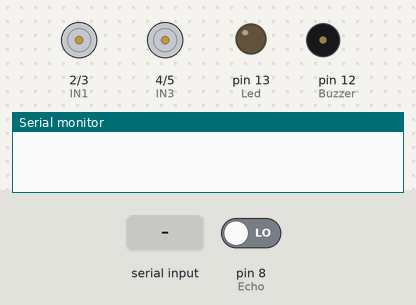
This sketch was run on a simulated Arduino Uno, built with avr-gcc and run on an emulated ATmega328P. Shown: motor-driver pin pairs drawn as motors (green arrow = first pin HIGH = forward, orange = second pin HIGH = backward, longer = more drive, scaled by the enable pin), output pins drawn as LEDs (lit = HIGH), buzzer (waves = sounding, pin HIGH), the last lines printed to the serial monitor. Inputs (shaded band) come from the test bench; at power-on: pin 8 (Echo) LOW. Pins used as bus, display or sensor lines are not drawn.

Above: at 1.2 s.
1.3 s: "3" received over the second serial link
At 3.5 s:
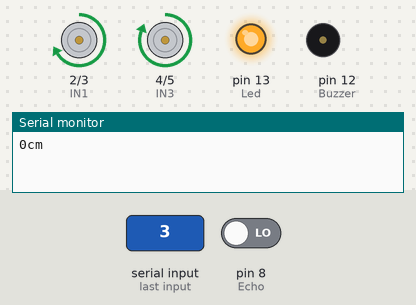
3.8 s: "2" received over the second serial link
At 4.3 s:
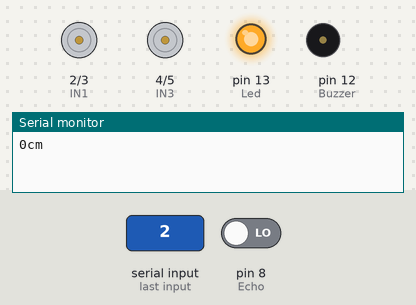
5.3 s: "7" received over the second serial link
At 6.5 s:
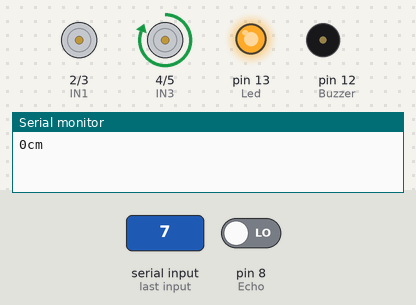
6.8 s: "4" received over the second serial link
At 7.8 s:
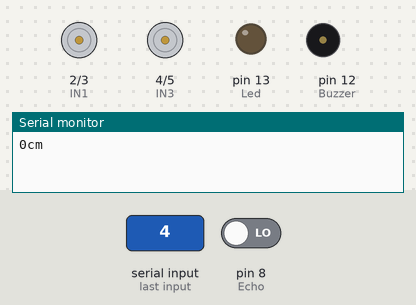
8.3 s: "5" received over the second serial link
At 8.9 s:
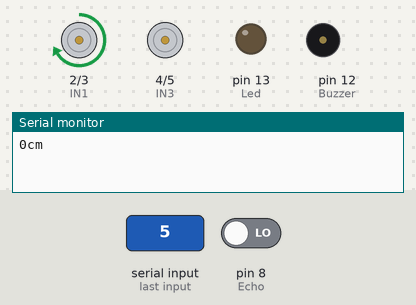
9.8 s: "1" received over the second serial link
At 10.1 s:
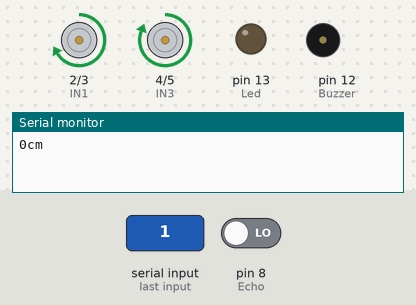
Timing chart, 0 to 12.3 s (numbered marks = the images above; inputs shaded):
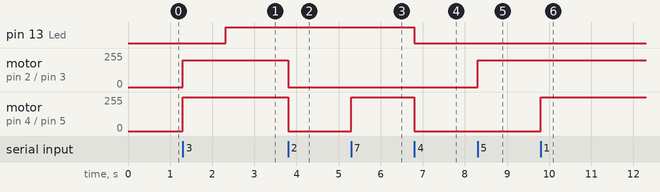

The sketch:

Control_Carro.ino
```cpp
#include <SoftwareSerial.h>
//Creación del Objeto Bluetooth
SoftwareSerial Bluetooth(10,11); //Pin 10 TX de Bluetooth, Pin 11 RX de bluetooth
//Varibles
char Texto=0;
int Velocidad = 200;
const int IN1 = 2;
const int IN2 = 3;
const int IN3 = 4;
const int IN4 = 5;
const int ENA = 6;
const int ENB = 7;
long Duracion, Distancia;
const int Echo = 8;
const int Trig = 9;
const int Buzzer = 12;
const int Led = 13;


//Setup
void setup() {
  Serial.begin(9600);
  Bluetooth.begin(38400);
  Inicializar_Pines(ENA,IN2,IN1,ENB,IN4,IN3,Echo,Trig,Buzzer,Led);
}

void loop() {
  if(Bluetooth.available()){
    Texto = Bluetooth.read();
    //Avanzar
    if((Texto=='1')){
      Adelante(Velocidad,ENA,IN2,IN1,ENB,IN4,IN3);
    }

    //Parar Avance
    if((Texto == '2')){
      Apagar(ENA,ENB);
    }

    //Derecha
    if(Texto == '7'){
      IrIzquierda(Velocidad,ENB,IN4,IN3);
    }

    //Parar Derecha
    if(Texto == '8'){
      Apagar(ENA,ENB);
    }

    //Izquierda
    if(Texto == '5'){
      IrDerecha(Velocidad,ENA,IN2,IN1);
    }

    //Parar Izquierda
    if(Texto == '6'){
      Apagar(ENA,ENB);
    }

    //Atras
    if(Texto == '3'){
      Retroceder(Velocidad,ENA,IN1, IN2,ENB,IN3,IN4);
      Sensor(Duracion,Distancia,Echo,Trig,Buzzer);
      Prender_Led(Led);
    }

    // Parar Atras
    if(Texto == '4'){
      Apagar(ENA,ENB);
      Apagar_Led(Led);
    }

  }

}


void Inicializar_Pines(int ENA, int IN1, int IN2, int ENB, int IN3, int IN4,int Echo, int Trig, int Buzzer, int Led){
  //Motor
  pinMode(IN1, OUTPUT);
  pinMode(IN2, OUTPUT);
  pinMode(IN3, OUTPUT);
  pinMode(IN4, OUTPUT);
  pinMode(ENA, OUTPUT);
  pinMode(ENB, OUTPUT);

  //Sensor
  pinMode(Echo, INPUT);
  pinMode(Trig, OUTPUT);
  pinMode(Buzzer, OUTPUT);
  pinMode(Led, OUTPUT);
}
void Adelante_A(int Velocidad,int ENA, int IN1, int IN2){
  analogWrite(ENA,Velocidad);
  digitalWrite(IN1,LOW);
  digitalWrite(IN2,HIGH);
}
void Adelante_B(int Velocidad,int ENB, int IN3, int IN4){
  analogWrite(ENB,Velocidad);
  digitalWrite(IN3,LOW);
  digitalWrite(IN4,HIGH);
}
void Adelante(int Velocidad,int ENA, int IN1, int IN2, int ENB, int IN3, int IN4){
  Adelante_A(Velocidad,ENA,IN1,IN2);
  Adelante_B(Velocidad,ENB,IN3,IN4);
}
void IrDerecha(int Velocidad,int ENA, int IN1, int IN2){
  Adelante_A(Velocidad,ENA,IN1,IN2);
}
void IrIzquierda(int Velocidad,int ENB, int IN3, int IN4){
  Adelante_B(Velocidad,ENB,IN3,IN4);
}
void Retroceder(int Velocidad,int ENA, int IN1, int IN2, int ENB, int IN3, int IN4){
  analogWrite(ENA,Velocidad);
  digitalWrite(IN1,HIGH);
  digitalWrite(IN2,LOW);
  analogWrite(ENB,Velocidad);
  digitalWrite(IN3,HIGH);
  digitalWrite(IN4,LOW);
}
void Apagar_A(int ENA){
  digitalWrite(ENA,LOW);
}
void Apagar_B(int ENB){
  digitalWrite(ENB,LOW);
}
void Apagar(int ENA, int ENB){
  Apagar_A(ENA);
  Apagar_B(ENB);
}

void Sensor(int Duracion, int Distancia, int Echo,int Trig,int Buzzer){
  //Mandar Pulso
  digitalWrite(Trig, LOW);
  delay(5);
  digitalWrite(Trig, HIGH);
  delay(10);
  digitalWrite(Trig, LOW);

  //Leer Pulso
  Duracion = pulseIn(Echo,HIGH);
  Distancia = (Duracion / 2) / 29; //Distancia en Cm
  Sensor_Sonar(Distancia,Buzzer);
}
void Probar_Sensor(int Distancia){
  if (Distancia >= 500 || Distancia <= 0){
    Serial.println("---");
  }
  else{
    Serial.print(Distancia);
    Serial.println ("cm");
  }
  if(Distancia >=0 && Distancia <=10){
    Serial.println("Alarma");
  }
}
void Sensor_Sonar(int Distancia,int Buzzer){
  Serial.print(Distancia);
    Serial.println ("cm");
  if(Distancia >= 0 && Distancia <= 70){
    if(Distancia>=60){
      digitalWrite(Buzzer,HIGH);
      delay(500);
      digitalWrite(Buzzer, LOW);
      delay(500);
    }
    if(Distancia >=3 && Distancia <60){
      digitalWrite(Buzzer,HIGH);
      delay(500);
      digitalWrite(Buzzer, LOW);
      delay(500);
    }
  }
}
void Prender_Led(int Led){
  digitalWrite(Led, HIGH);
}void Apagar_Led(int Led){
  digitalWrite(Led, LOW);
}
```

Measured:
- after the input at 1.3 s, pin 13 (Led): LOW → HIGH after 1.0 s; motor on pin 2 (IN1) / pin 3 (IN2): stopped → forward 200/255 at once; motor on pin 4 (IN3) / pin 5 (IN4): stopped → forward 255/255 at once
- after the input at 3.8 s, motor on pin 2 (IN1) / pin 3 (IN2): forward 200/255 → stopped at once; motor on pin 4 (IN3) / pin 5 (IN4): forward 255/255 → stopped at once
- after the input at 5.3 s, motor on pin 4 (IN3) / pin 5 (IN4): stopped → forward 255/255 at once
- after the input at 6.8 s, pin 13 (Led): HIGH → LOW at once; motor on pin 4 (IN3) / pin 5 (IN4): forward 255/255 → stopped at once
- after the input at 8.3 s, motor on pin 2 (IN1) / pin 3 (IN2): stopped → forward 200/255 at once
- after the input at 9.8 s, motor on pin 4 (IN3) / pin 5 (IN4): stopped → forward 255/255 at once
